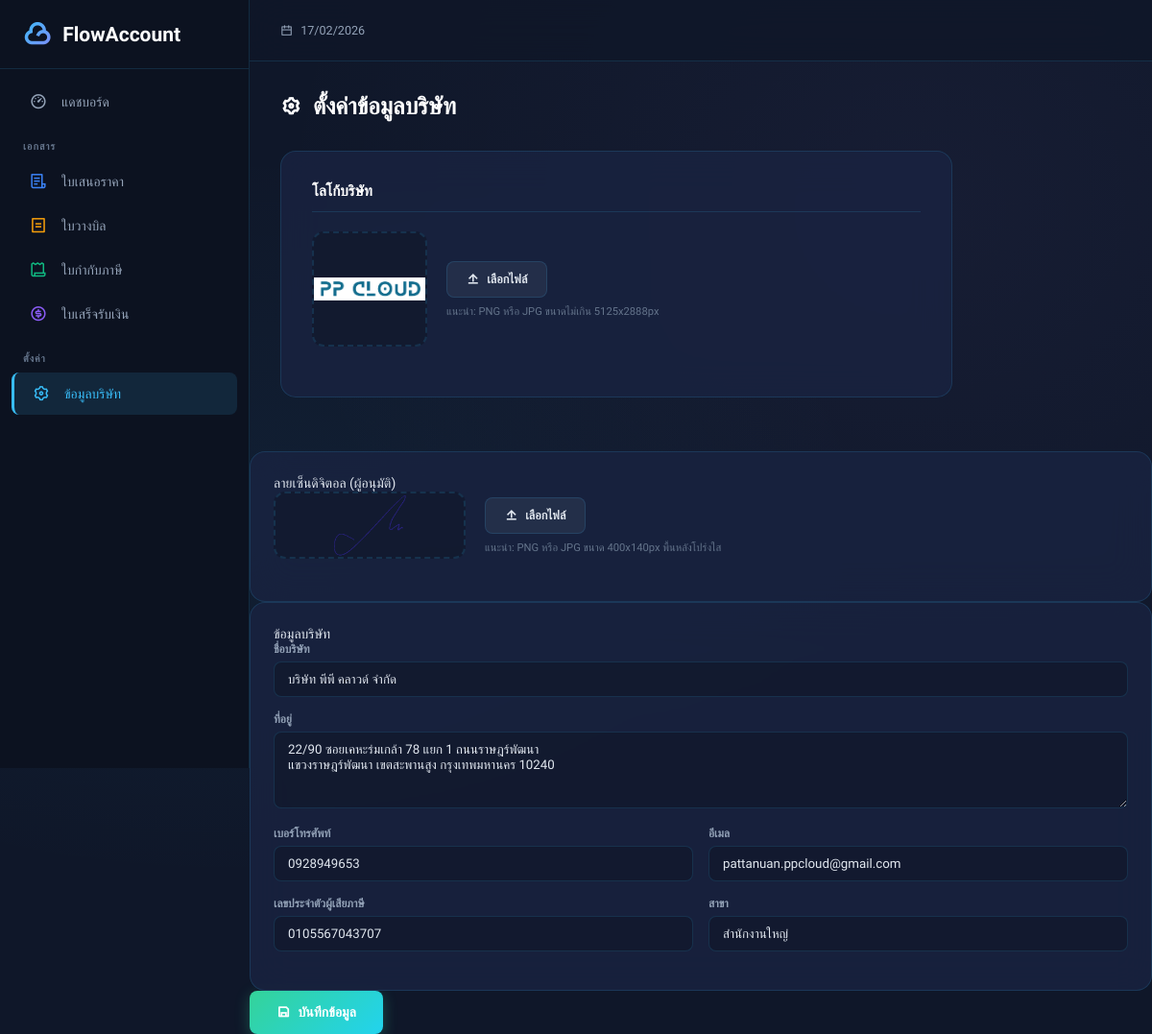
The page /settings on the database its author committed.
### models.py (models this page shows)
class Company(db.Model):
    __tablename__ = 'company'
    id = db.Column(db.Integer, primary_key=True)
    name = db.Column(db.String(200), nullable=False, default='')
    address = db.Column(db.Text, default='')
    phone = db.Column(db.String(50), default='')
    email = db.Column(db.String(100), default='')
    tax_id = db.Column(db.String(20), default='')
    branch = db.Column(db.String(100), default='สำนักงานใหญ่')
    logo_path = db.Column(db.String(500), default='')
    signature_path = db.Column(db.String(500), default='')
    updated_at = db.Column(db.DateTime, default=datetime.utcnow, onupdate=datetime.utcnow)

### app.py (the view, shortened to what this page needs)
@app.route('/settings', methods=['GET', 'POST'])
def settings():
    company = Company.query.first()
    return render_template('settings.html', company=company)

### app.py (called while the page is built)
@app.context_processor
def inject_doc_types():
    return dict(doc_types=DOC_TYPES, doc_statuses=DOC_STATUSES, now=datetime.now)

### templates/settings.html (shortened to what this page needs)
{% extends 'base.html' %}
{% block content %}
<div class="page-header">
    <h1><i class="ri-settings-3-line"></i> ตั้งค่าข้อมูลบริษัท</h1>
</div>
<form method="POST" enctype="multipart/form-data" class="settings-form">
    <div class="card">
        <div class="section-title">โลโก้บริษัท</div>
        <div class="logo-upload">
            <div class="logo-preview" id="logoPreview">
                {% if company and company.logo_path %}
                <img src="{{ company.logo_path }}" alt="Logo">
                {% else %}
                <div class="placeholder">
                    <i class="ri-image-add-line"></i>
                    อัปโหลดโลโก้
                </div>
                {% endif %}
            </div>
            <div>
                <button type="button" class="btn btn-secondary" onclick="document.getElementById('logoInput').click()">
                    <i class="ri-upload-line"></i> เลือกไฟล์
                </button>
                <p style="margin-top:8px; font-size:0.8rem; color:var(--text-muted);">แนะนำ: PNG หรือ JPG ขนาดไม่เกิน
                    5125x2888px</p>
            </div>
        </div>
    </div>
    </div>
    <div class="card">
        <div class="section-title">ลายเซ็นดิจิตอล (ผู้อนุมัติ)</div>
        <div class="logo-upload">
            <div class="logo-preview" id="signaturePreview" style="width:200px; height:70px;">
                {% if company and company.signature_path %}
                <img src="{{ company.signature_path }}" alt="Signature" style="max-height:100%; max-width:100%;">
                {% else %}
                <div class="placeholder" style="font-size:0.8rem;">
                    <i class="ri-pen-nib-line"></i>
                    อัปโหลดลายเซ็น
                </div>
                {% endif %}
            </div>
            <div>
                <button type="button" class="btn btn-secondary"
                    onclick="document.getElementById('signatureInput').click()">
                    <i class="ri-upload-line"></i> เลือกไฟล์
                </button>
                <p style="margin-top:8px; font-size:0.8rem; color:var(--text-muted);">แนะนำ: PNG หรือ JPG ขนาด 400x140px
                    พื้นหลังโปร่งใส</p>
            </div>
        </div>
    </div>
    <div class="card">
        <div class="section-title">ข้อมูลบริษัท</div>
        <div class="form-group">
            <label class="form-label">ชื่อบริษัท</label>
            <input type="text" class="form-control" name="name" value="{{ company.name if company else '' }}"
                placeholder="ชื่อบริษัทของคุณ">
        </div>
        <div class="form-group">
            <label class="form-label">ที่อยู่</label>
            <textarea class="form-control" name="address" rows="3"
                placeholder="ที่อยู่บริษัท">{{ company.address if company else '' }}</textarea>
        </div>
        <div style="display:grid; grid-template-columns:1fr 1fr; gap:16px;">
            <div class="form-group">
                <label class="form-label">เบอร์โทรศัพท์</label>
                <input type="text" class="form-control" name="phone" value="{{ company.phone if company else '' }}"
                    placeholder="เบอร์โทรศัพท์">
            </div>
            <div class="form-group">
                <label class="form-label">อีเมล</label>
                <input type="email" class="form-control" name="email" value="{{ company.email if company else '' }}"
                    placeholder="อีเมลบริษัท">
            </div>
        </div>
        <div style="display:grid; grid-template-columns:1fr 1fr; gap:16px;">
            <div class="form-group">
                <label class="form-label">เลขประจำตัวผู้เสียภาษี</label>
                <input type="text" class="form-control" name="tax_id" value="{{ company.tax_id if company else '' }}"
                    placeholder="เลขประจำตัวผู้เสียภาษี 13 หลัก">
            </div>
            <div class="form-group">
                <label class="form-label">สาขา</label>
                <input type="text" class="form-control" name="branch"
                    value="{{ company.branch if company else 'สำนักงานใหญ่' }}" placeholder="สำนักงานใหญ่">
            </div>
        </div>
    </div>
    <button type="submit" class="btn btn-success btn-lg">
        <i class="ri-save-line"></i> บันทึกข้อมูล
    </button>
{% endblock %}

### static/css/style.css (style rules this page uses)
:root { --bg-primary: #0f1729; --bg-secondary: #1a2342; --bg-card: rgba(26, 35, 66, 0.8); --bg-card-hover: rgba(30, 42, 78, 0.9); --bg-input: rgba(15, 23, 41, 0.6); --bg-sidebar: #0c1220; --text-primary: #e2e8f0; --text-secondary: #94a3b8; --text-muted: #64748b; --text-white: #ffffff; --accent-blue: #38bdf8; --accent-cyan: #22d3ee; --accent-purple: #a78bfa; --accent-green: #34d399; --accent-yellow: #fbbf24; --accent-red: #f87171; --accent-orange: #fb923c; --gradient-primary: linear-gradient(135deg, #38bdf8 0%, #818cf8 100%); --gradient-green: linear-gradient(135deg, #34d399 0%, #22d3ee 100%); --gradient-purple: linear-gradient(135deg, #a78bfa 0%, #f472b6 100%); --gradient-orange: linear-gradient(135deg, #fb923c 0%, #fbbf24 100%); --border-color: rgba(56, 189, 248, 0.15); --border-color-light: rgba(148, 163, 184, 0.1); --shadow-sm: 0 2px 8px rgba(0, 0, 0, 0.2); --shadow-md: 0 4px 20px rgba(0, 0, 0, 0.3); --shadow-lg: 0 8px 40px rgba(0, 0, 0, 0.4); --shadow-glow: 0 0 20px rgba(56, 189, 248, 0.15); --radius-sm: 8px; --radius-md: 12px; --radius-lg: 16px; --radius-xl: 20px; --sidebar-width: 260px; --topbar-height: 64px; --transition: all 0.3s cubic-bezier(0.4, 0, 0.2, 1); }
*, *::before, *::after { margin: 0; padding: 0; box-sizing: border-box; }
html { font-size: 14px; scroll-behavior: smooth; }
body { font-family: 'Sarabun', 'Inter', sans-serif; background: var(--bg-primary); color: var(--text-primary); min-height: 100vh; overflow-x: hidden; background-image: radial-gradient(ellipse at 20% 50%, rgba(56, 189, 248, 0.05) 0%, transparent 50%), radial-gradient(ellipse at 80% 20%, rgba(167, 139, 250, 0.05) 0%, transparent 50%); }
.card { background: var(--bg-card); border: 1px solid var(--border-color); border-radius: var(--radius-lg); padding: 24px; backdrop-filter: blur(20px); transition: var(--transition); }
.page-header { display: flex; align-items: center; justify-content: space-between; margin-bottom: 32px; flex-wrap: wrap; gap: 16px; }
.page-header h1 { font-size: 1.75rem; font-weight: 700; color: var(--text-white); display: flex; align-items: center; gap: 12px; }
.page-header h1 i { font-size: 1.5rem; }
.btn { display: inline-flex; align-items: center; gap: 8px; padding: 10px 20px; border-radius: var(--radius-sm); font-weight: 600; font-size: 0.9rem; font-family: inherit; cursor: pointer; border: none; transition: var(--transition); }
.btn-secondary { background: rgba(148, 163, 184, 0.1); color: var(--text-primary); border: 1px solid var(--border-color); }
.btn-success { background: var(--gradient-green); color: white; box-shadow: 0 4px 15px rgba(52, 211, 153, 0.3); }
.btn-lg { padding: 14px 28px; font-size: 1rem; }
.form-group { margin-bottom: 16px; }
.form-label { display: block; font-size: 0.85rem; font-weight: 600; color: var(--text-secondary); margin-bottom: 6px; }
.form-control { width: 100%; padding: 10px 14px; background: var(--bg-input); border: 1px solid var(--border-color); border-radius: var(--radius-sm); color: var(--text-primary); font-family: inherit; font-size: 0.95rem; transition: var(--transition); outline: none; }
.form-control::placeholder { color: var(--text-muted); }
textarea.form-control { resize: vertical; min-height: 80px; }
.settings-form { max-width: 700px; }
.settings-form .card { padding: 32px; margin-bottom: 24px; }
.settings-form .section-title { font-size: 1.1rem; font-weight: 600; color: var(--text-white); margin-bottom: 20px; padding-bottom: 12px; border-bottom: 1px solid var(--border-color); }
.logo-upload { display: flex; align-items: center; gap: 20px; margin-bottom: 20px; }
.logo-preview { width: 120px; height: 120px; border: 2px dashed var(--border-color); border-radius: var(--radius-md); display: flex; align-items: center; justify-content: center; overflow: hidden; background: var(--bg-input); }
.logo-preview img { max-width: 100%; max-height: 100%; object-fit: contain; }
.card, .stat-card, .items-section, .doc-view-container { animation: fadeIn 0.4s ease; }

### rows shown on the page
Company: logo_path (picture), signature_path (picture), name "บริษัท พีพี คลาวด์ จำกัด", address "22/90 ซอยเคหะร่มเกล้า 78 แยก 1 ถนนราษฎร์พัฒนา แขวงราษฎร์พัฒนา เขตสะพานสูง กรุงเทพมหานคร 10240", phone "0928949653", email "pattanuan.ppcloud@gmail.com", tax_id "0105567043707", branch "สำนักงานใหญ่"

### other values the page prints
{{ type_info.name_th }} "ใบเสนอราคา" "ใบวางบิล" "ใบกำกับภาษี" "ใบเสร็จรับเงิน"
